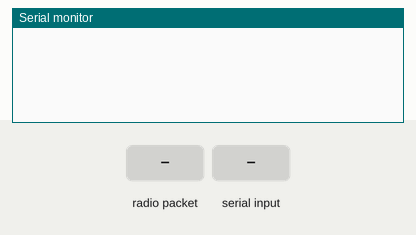
This sketch was run on a simulated ESP32. Parts: the last lines printed to the serial monitor. The inputs (shaded band) are chosen by the test bench.

Above: at 1.2 s.
1.3 s: radio packet "1" arrives
At 1.8 s:
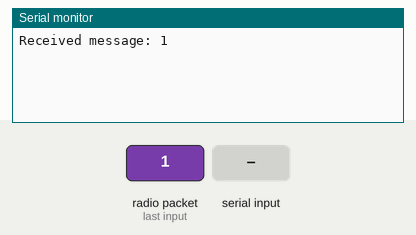
2.8 s: "1\n" received over Serial
At 4.1 s:
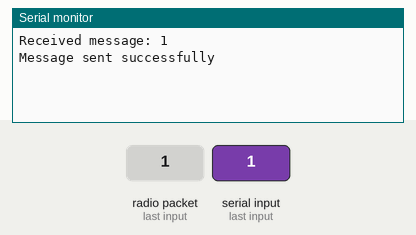

Measured:
- after the input at 1.3 s, the serial monitor: prints a new line at once (image 1)
- after the input at 2.8 s, the serial monitor: prints a new line at once (image 2)

The sketch:

ESP_NOW_Dev2_program.ino
```cpp
#include <WiFi.h>
#include <esp_now.h>

// Replace with the MAC address of the other ESP32
uint8_t peerMAC[] = {0x8C, 0x4F, 0x00, 0x10, 0x63, 0xF8};  // Example MAC address

void setup() {
  Serial.begin(9600);
  WiFi.mode(WIFI_STA);

  // Initialize ESP-NOW
  if (esp_now_init() != ESP_OK) {
    Serial.println("Error initializing ESP-NOW");
    return;
  }

  // Register peer
  esp_now_peer_info_t peerInfo;
  memset(&peerInfo, 0, sizeof(peerInfo));
  memcpy(peerInfo.peer_addr, peerMAC, 6);
  peerInfo.channel = 0;
  peerInfo.encrypt = false;

  if (esp_now_add_peer(&peerInfo) != ESP_OK) {
    Serial.println("Failed to add peer");
    return;
  }

  // Register receive callback
  esp_now_register_recv_cb(onDataRecv);
}

void loop() {
  if (Serial.available() > 0) {
    String message = Serial.readStringUntil('\n');
    sendMessage(message.c_str());
  }
}

void sendMessage(const char* message) {
  esp_err_t result = esp_now_send(peerMAC, (uint8_t *)message, strlen(message));

  if (result == ESP_OK) {
    Serial.println("Message sent successfully");
  } else {
    Serial.print("Error sending message: ");
    Serial.println(result);
  }
}

void onDataRecv(const esp_now_recv_info *info, const uint8_t *incomingData, int len) {
  char message[len + 1];
  memcpy(message, incomingData, len);
  message[len] = '\0';

  Serial.print("Received message: ");
  Serial.println(message);
}
// 8C:4F:00:10:63:F8 08:3A:F2:40:5B:6C
```
